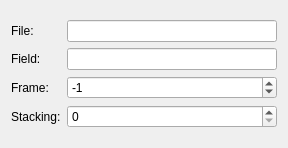
<?xml version="1.0" encoding="UTF-8"?>
<ui version="4.0">
 <class>NXSFileSourceWidget</class>
 <widget class="QWidget" name="NXSFileSourceWidget">
  <property name="geometry">
   <rect>
    <x>0</x>
    <y>0</y>
    <width>288</width>
    <height>148</height>
   </rect>
  </property>
  <property name="windowTitle">
   <string>Form</string>
  </property>
  <layout class="QGridLayout" name="gridLayout_2">
   <item row="0" column="0">
    <layout class="QGridLayout" name="gridLayout">
     <item row="1" column="0">
      <widget class="QLabel" name="nxsFieldLabel">
       <property name="toolTip">
        <string>location of the field inside the file, e.g. /entry1234/data/pilatus</string>
       </property>
       <property name="text">
        <string>Field:</string>
       </property>
       <property name="buddy">
        <cstring>nxsFieldLineEdit</cstring>
       </property>
      </widget>
     </item>
     <item row="1" column="1">
      <widget class="QLineEdit" name="nxsFieldLineEdit">
       <property name="toolTip">
        <string>location of the field inside the file, e.g. /entry1234/data/pilatus</string>
       </property>
      </widget>
     </item>
     <item row="3" column="1">
      <widget class="QSpinBox" name="nxsDimSpinBox">
       <property name="toolTip">
        <string>stacking dimension</string>
       </property>
       <property name="maximum">
        <number>5</number>
       </property>
      </widget>
     </item>
     <item row="0" column="1">
      <widget class="QLineEdit" name="nxsFileLineEdit">
       <property name="toolTip">
        <string>nexus file name with its full path</string>
       </property>
      </widget>
     </item>
     <item row="0" column="0">
      <widget class="QLabel" name="nxsFileLabel">
       <property name="toolTip">
        <string>nexus file name with its full path</string>
       </property>
       <property name="text">
        <string>File:</string>
       </property>
       <property name="buddy">
        <cstring>nxsFileLineEdit</cstring>
       </property>
      </widget>
     </item>
     <item row="3" column="0">
      <widget class="QLabel" name="nxsDimLabel">
       <property name="toolTip">
        <string>stacking dimension</string>
       </property>
       <property name="text">
        <string>Stacking:</string>
       </property>
       <property name="buddy">
        <cstring>nxsDimSpinBox</cstring>
       </property>
      </widget>
     </item>
     <item row="2" column="0">
      <widget class="QLabel" name="nxsFrameLabel">
       <property name="toolTip">
        <string>&lt;html&gt;&lt;head/&gt;&lt;body&gt;&lt;p&gt;the frame to display. &amp;quot;-1&amp;quot; means the last frame in the dataset.&lt;/p&gt;&lt;/body&gt;&lt;/html&gt;</string>
       </property>
       <property name="text">
        <string>Frame:</string>
       </property>
      </widget>
     </item>
     <item row="2" column="1">
      <widget class="QSpinBox" name="nxsFrameSpinBox">
       <property name="toolTip">
        <string>&lt;html&gt;&lt;head/&gt;&lt;body&gt;&lt;p&gt;the frame to display. &amp;quot;-1&amp;quot; means the last frame in the dataset.&lt;/p&gt;&lt;/body&gt;&lt;/html&gt;</string>
       </property>
       <property name="minimum">
        <number>-999999</number>
       </property>
       <property name="maximum">
        <number>999999</number>
       </property>
       <property name="value">
        <number>-1</number>
       </property>
      </widget>
     </item>
    </layout>
   </item>
  </layout>
 </widget>
 <resources/>
 <connections/>
</ui>
